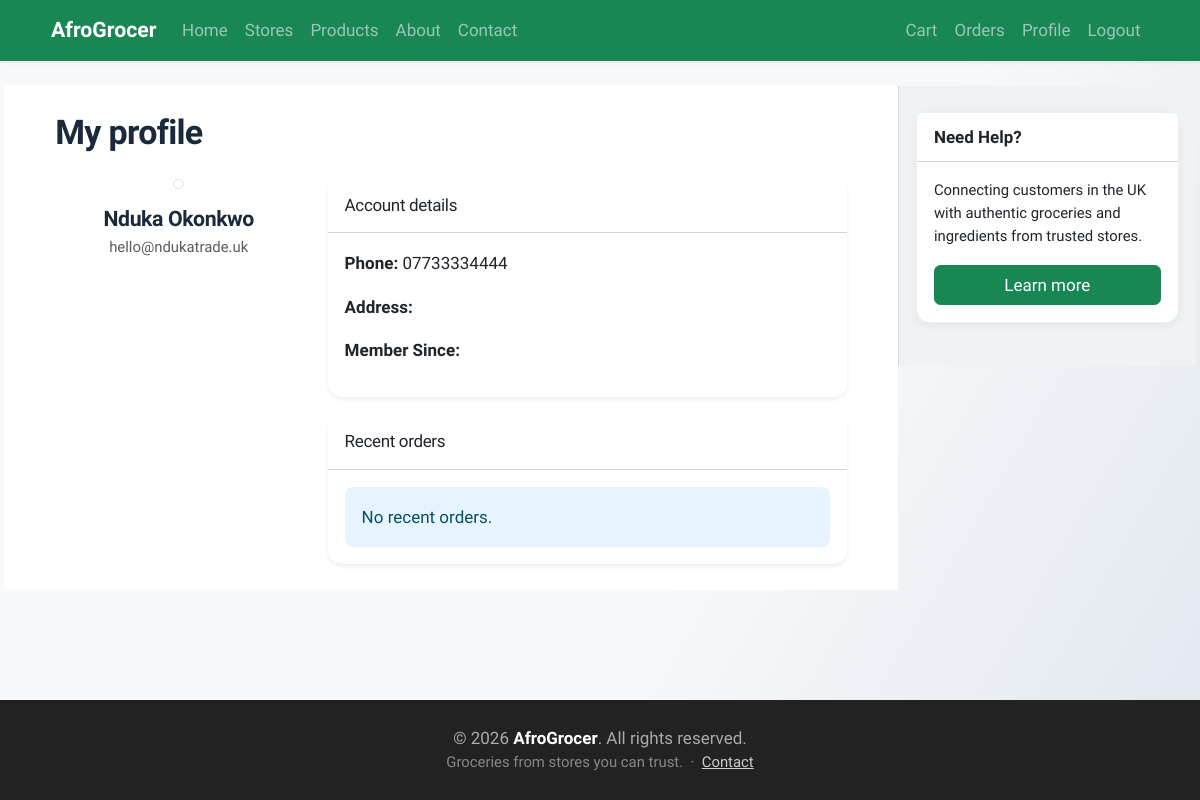
/profile (signed in), run on the app's committed database.
### tables this page shows
CREATE TABLE users (
    id          INTEGER PRIMARY KEY AUTOINCREMENT,
    username    TEXT UNIQUE NOT NULL,
    password    TEXT NOT NULL,
    full_name   TEXT NOT NULL,
    email       TEXT UNIQUE NOT NULL,
    phone       TEXT,
    role        TEXT NOT NULL DEFAULT 'customer',  -- 'customer', 'store_owner', 'admin'
    uk_postcode TEXT,
    created     TIMESTAMP DEFAULT CURRENT_TIMESTAMP
);

### app.py (the view)
@app.route('/profile')
def profile():
    user = get_user_by_id(session.get('user_id'))
    return render_template('profile.html', title="Profile", user=user)

### app.py (called while the page is built)
@app.context_processor
def inject_csrf_token():
    return dict(csrf_token=generate_csrf())

@app.context_processor
def inject_site_name():
    return dict(siteName=siteName)

@app.context_processor
def inject_current_year():
    return dict(current_year=datetime.now().year)

@app.context_processor
def inject_user_role():
    is_admin = False
    if session.get('user_id'):
        user = get_user_by_id(session['user_id'])
        if user and user['role'] == 'admin':
            is_admin = True
    return dict(is_admin=is_admin)

### db/db.py (called while the page is built)
def get_db_connection():
    BASE_DIR = os.path.dirname(os.path.dirname(os.path.abspath(__file__)))
    db_path = os.path.join(BASE_DIR, 'db', 'database.db')
    conn = sqlite3.connect(db_path)
    conn.row_factory = sqlite3.Row
    return conn

def get_user_by_id(user_id):
    connection = get_db_connection()
    user = connection.execute(
        "SELECT * FROM users WHERE id = ?", (user_id,)
    ).fetchone()
    connection.close()
    return user

### Templates/profile.html (shortened to what this page needs)
{% extends "base.html" %}
{% block content %}
    <h1 class="h2 mb-4">My profile</h1>
    <div class="row g-4">
        <div class="col-md-4 text-center">
            <img src="{{ user['profile_picture'] or url_for('static', filename='default_profile.png') }}" alt="" class="img-thumbnail mb-3 rounded-circle border" style="max-width: 200px; object-fit: cover;">
            <h2 class="h5 mb-1">{{ user['full_name'] }}</h2>
            <p class="text-muted small mb-0">{{ user['email'] }}</p>
        </div>
        <div class="col-md-8">
            <div class="card mb-3 border-0 shadow-sm">
                <div class="card-header bg-white py-3">
                    <h2 class="h6 mb-0">Account details</h2>
                </div>
                <div class="card-body">
                    <p><strong>Phone:</strong> {{ user['phone'] }}</p>
                    <p><strong>Address:</strong> {{ user['address'] }}</p>
                    <p><strong>Member Since:</strong> {{ user['created_at'] }}</p>
                </div>
            </div>
            <div class="card border-0 shadow-sm">
                <div class="card-header bg-white py-3">
                    <h2 class="h6 mb-0">Recent orders</h2>
                </div>
                <div class="card-body">
                    {% if recent_orders|length == 0 %}
                        <div class="alert alert-info mb-0">No recent orders.</div>
                    {% endif %}
                </div>
            </div>
        </div>
    </div>
{% endblock %}

### Static/style.css (style rules this page uses)
:root { --ink: #212529; --muted: #5c534a; --brand: #198754; --brand-dark: #157347; --accent: #c45c26; --accent-hover: #a34d1f; --font: "Source Sans 3", "Segoe UI", system-ui, sans-serif; }
html { font-size: 15px; }
@media (min-width: 768px) { html { font-size: 16px; } }
@media (min-width: 1200px) { html { font-size: 17px; } }
.site-body { font-family: var(--font); color: var(--ink); line-height: 1.55; background: linear-gradient(120deg, #f8f9fa 60%, #e0e7ef 100%); min-height: 100vh; }
h1, h2, h3, h4, h5, .h1, .h2, .h3, .h4, .h5 { font-weight: 700; color: #1a2a3a; letter-spacing: -0.02em; }
.card { border-radius: 14px; border: 1px solid rgba(0, 0, 0, 0.06); transition: box-shadow 0.15s ease, transform 0.12s ease; }
.alert-info { background: #e7f3ff; border: none; border-radius: 8px; }

### data on the page
users: full_name "Nduka Okonkwo", email "hello@ndukatrade.uk", phone "07733334444"

### other printed values
{{ siteName }} "AfroGrocer"
